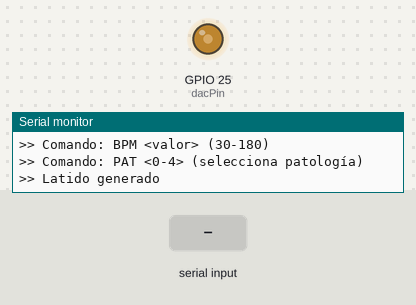
The sketch below on a simulated ESP32. Shown: output pins drawn as LEDs (lit = HIGH), the last lines printed to the serial monitor. The inputs (shaded band) are chosen by the test bench.

Above: at 1.7 s.
1.8 s: "BPM \n" received over Serial
At 2.4 s:
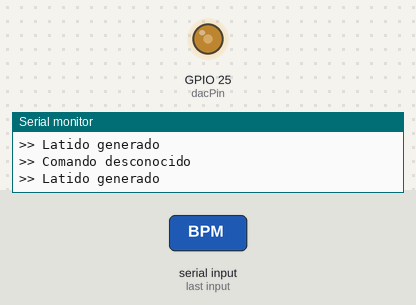
4.8 s: "BPM 90\n" received over Serial
At 5.1 s:
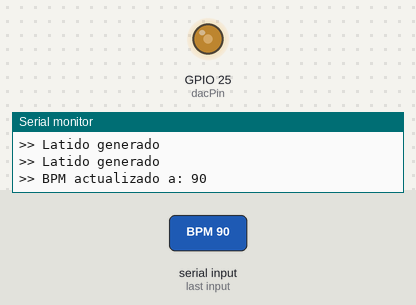
7.8 s: "BPM ,45\n" received over Serial
Timing chart, 0 to 10.8 s (numbered marks = the images above; inputs shaded):
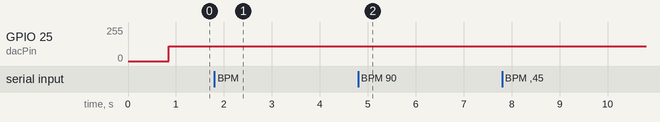

Measured:
- after the input at 1.8 s, GPIO 25 (dacPin): stays 110/255 (without the input it goes to 115/255 after 3.0 s)
- after the input at 4.8 s, GPIO 25 (dacPin): stays 110/255 (without the input it goes to 135/255 after 3.0 s)

The sketch:

ECG_DAC.ino
```cpp
#include <Arduino.h>

const int dacPin = 25;  // DAC1 en GPIO25

const int waveformLength = 100;  // muestras por latido

// 5 formas de onda PQRST simuladas (0 normal, 1 a 4 patologías)
const uint8_t ecgNormal[waveformLength] = {
  128,130,132,134,136,138,140,145,150,155,
  150,145,140,138,136,134,132,130,128,126,
  124,122,160,200,220,200,160,140,135,130,
  128,125,124,122,120,118,117,116,115,114,
  115,116,118,120,125,130,135,138,140,138,
  135,130,128,126,124,122,120,118,117,116,
  115,114,113,112,111,110,110,110,110,110,
  110,110,110,110,110,110,110,110,110,110,
  110,110,110,110,110,110,110,110,110,110,
  110,110,110,110,110,110,110,110,110,110
};

const uint8_t ecgPat1[waveformLength] = {
  128,128,128,128,128,128,128,128,128,128,  // Onda P ausente (línea base)
  128,128,128,128,128,128,128,128,128,128,
  124,120,160,190,210,190,160,140,135,130,  // QRS más ancho y lento
  128,125,124,123,122,121,120,119,118,117,
  118,119,120,121,122,123,124,125,126,127,
  126,125,124,123,122,121,120,119,118,117,
  116,115,114,113,112,111,110,110,110,110,
  110,110,110,110,110,110,110,110,110,110,
  110,110,110,110,110,110,110,110,110,110,
  110,110,110,110,110,110,110,110,110,110
};

const uint8_t ecgPat2[waveformLength] = {
  // Onda P más ancha (20 muestras)
  120,121,122,123,124,125,126,127,128,129,
  130,131,132,133,134,135,136,137,138,139,

  // Descenso P (20 muestras)
  138,136,134,132,130,128,126,124,122,120,
  118,116,114,112,110,108,106,104,102,100,

  // Complejo QRS (20 muestras)
  98,95,140,180,210,220,210,190,170,150,
  130,110,90,70,65,60,55,50,45,40,

  // Descenso S y onda T (20 muestras)
  38,36,34,32,30,28,26,24,22,20,
  25,30,35,40,45,50,55,60,65,70,

  // Reposo más largo (20 muestras)
  60,60,60,60,60,60,60,60,60,60,
  60,60,60,60,60,60,60,60,60,60
};

const uint8_t ecgPat3[waveformLength] = {
  128,131,133,135,137,140,143,146,149,154,
  149,144,139,137,135,133,130,128,126,124,
  122,119,162,202,225,202,162,142,137,133,
  130,126,125,122,120,118,117,116,115,114,
  115,116,118,120,124,129,134,137,139,137,
  134,129,127,125,123,121,119,118,117,116,
  115,114,113,112,111,110,110,110,110,110,
  110,110,110,110,110,110,110,110,110,110,
  110,110,110,110,110,110,110,110,110,110,
  110,110,110,110,110,110,110,110,110,110
};

const uint8_t ecgPat4[waveformLength] = {
  128,133,135,137,139,142,145,148,152,157,
  152,147,142,140,138,136,133,131,129,127,
  125,122,168,208,235,208,168,148,143,138,
  135,131,130,127,125,123,122,121,120,119,
  120,121,123,125,130,135,140,143,145,143,
  140,135,133,131,129,127,125,123,122,121,
  120,119,118,117,116,115,115,115,115,115,
  115,115,115,115,115,115,115,115,115,115,
  115,115,115,115,115,115,115,115,115,115,
  115,115,115,115,115,115,115,115,115,115
};

const uint8_t* patologias[] = {ecgNormal, ecgPat1, ecgPat2, ecgPat3, ecgPat4};
const int NUM_PATOLOGIAS = sizeof(patologias) / sizeof(patologias[0]);

int currentPathology = 0;
int indexWav = 0;
unsigned long lastUpdate = 0;

int bpm = 60;
unsigned long intervaloLatido = 1000;
unsigned long tiempoMuestreo = 5;
bool enReposo = false;
unsigned long inicioReposo = 0;
unsigned long duracionReposo = 500;

void calcularDuracionReposo() {
  intervaloLatido = 60000 / bpm;
  duracionReposo = intervaloLatido - (waveformLength * tiempoMuestreo);
  if (duracionReposo < 0) duracionReposo = 0;
}

void setup() {
  Serial.begin(115200);
  delay(500);
  Serial.println(">> Simulador ECG DAC listo");
  Serial.println(">> Comando: BPM <valor> (30-180)");
  Serial.println(">> Comando: PAT <0-4> (selecciona patología)");
  calcularDuracionReposo();
}

void loop() {
  if (Serial.available()) {
    String cmd = Serial.readStringUntil('\n');
    cmd.trim();
    cmd.toUpperCase();

    if (cmd.startsWith("BPM ")) {
      int newBpm = cmd.substring(4).toInt();
      if (newBpm >= 30 && newBpm <= 180) {
        bpm = newBpm;
        calcularDuracionReposo();
        Serial.print(">> BPM actualizado a: ");
        Serial.println(bpm);
      } else {
        Serial.println(">> BPM fuera de rango (30-180)");
      }
    } else if (cmd.startsWith("PAT ")) {
      int newPat = cmd.substring(4).toInt();
      if (newPat >= 0 && newPat < NUM_PATOLOGIAS) {
        currentPathology = newPat;
        Serial.print(">> Patología seleccionada: ");
        Serial.println(currentPathology);
      } else {
        Serial.println(">> Patología inválida");
      }
    } else {
      Serial.println(">> Comando desconocido");
    }
  }

  unsigned long now = millis();

  if (!enReposo) {
    if (now - lastUpdate >= tiempoMuestreo) {
      dacWrite(dacPin, patologias[currentPathology][indexWav]);
      lastUpdate = now;
      indexWav++;
      if (indexWav >= waveformLength) {
        enReposo = true;
        inicioReposo = now;
        indexWav = 0;
        dacWrite(dacPin, 110);  // línea base en reposo
        Serial.println(">> Latido generado");
      }
    }
  } else {
    if (now - inicioReposo >= duracionReposo) {
      enReposo = false;
    }
  }
}
```
